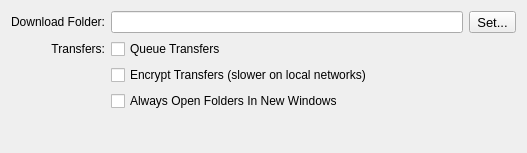
     <widget class="QWidget" name="tab_files">
      <attribute name="title">
       <string>Files</string>
      </attribute>
      <layout class="QGridLayout">
       <item row="0" column="0">
        <widget class="QLabel" name="label_4">
         <property name="text">
          <string>Download Folder:</string>
         </property>
         <property name="alignment">
          <set>Qt::AlignRight|Qt::AlignTrailing|Qt::AlignVCenter</set>
         </property>
         <property name="buddy">
          <cstring>fNickname</cstring>
         </property>
        </widget>
       </item>
       <item row="0" column="1">
        <widget class="QLineEdit" name="fFilesFolder">
         <property name="readOnly">
          <bool>true</bool>
         </property>
        </widget>
       </item>
       <item row="0" column="2">
        <widget class="QToolButton" name="btnFilesFolderSet">
         <property name="font">
          <font>
           <pointsize>10</pointsize>
          </font>
         </property>
         <property name="text">
          <string>Set...</string>
         </property>
        </widget>
       </item>
       <item row="1" column="0">
        <widget class="QLabel" name="label_5">
         <property name="text">
          <string>Transfers:</string>
         </property>
         <property name="alignment">
          <set>Qt::AlignRight|Qt::AlignTrailing|Qt::AlignVCenter</set>
         </property>
        </widget>
       </item>
       <item row="1" column="1" colspan="2">
        <widget class="QCheckBox" name="fFilesQueue">
         <property name="text">
          <string>Queue Transfers</string>
         </property>
        </widget>
       </item>
       <item row="2" column="1">
        <widget class="QCheckBox" name="fFilesEncrypt">
         <property name="text">
          <string>Encrypt Transfers (slower on local networks)</string>
         </property>
        </widget>
       </item>
       <item row="4" column="0" colspan="2">
        <spacer>
         <property name="orientation">
          <enum>Qt::Vertical</enum>
         </property>
         <property name="sizeHint" stdset="0">
          <size>
           <width>452</width>
           <height>31</height>
          </size>
         </property>
        </spacer>
       </item>
       <item row="3" column="1">
        <widget class="QCheckBox" name="fFilesOpenInNewWindow">
         <property name="text">
          <string>Always Open Folders In New Windows</string>
         </property>
        </widget>
       </item>
      </layout>
     </widget>
